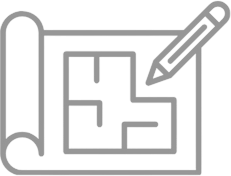
#> input picture assets/images/design-icon.png, 231 x 176 px, found by its file name
$ python crop_all_logos.py
#> lines starting #> are read from the running program, lines starting #| are printed output that depends on the picture
import os
import glob
from PIL import Image

def tight_crop(image_path):
#> called with image_path = 'assets/images/design-icon.png'
    if not os.path.exists(image_path):
        return

    try:
        img = Image.open(image_path).convert("RGBA")
#> img is the input picture: PIL image 231x176 RGBA; mean R, G, B, A 49.8, 49.8, 49.8, 58
    except Exception as e:
        return

    width, height = img.size
#> width = 231; height = 176

    # Get bounding box based on alpha channel (> 5)
    alpha = img.split()[3]
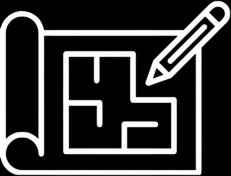
#> alpha: PIL image 231x176 L; min 0, max 255, mean 58
    bbox = alpha.point(lambda p: 255 if p > 5 else 0).getbbox()
#> bbox = (0, 0, 231, 176)

    if not bbox:
        return

    # If the bbox is smaller than the original image, crop it!
    if bbox != (0, 0, width, height):
        cropped = img.crop(bbox)
        cropped.save(image_path, "PNG")
        print(f"Cropped {os.path.basename(image_path)}: {width}x{height} -> {cropped.width}x{cropped.height}")
    else:
        print(f"Already tight: {os.path.basename(image_path)} ({width}x{height})")
#| Already tight: design-icon.png (231x176)

if __name__ == "__main__":
    targets = [
        "assets/images/design-icon.png",
        "assets/images/launch-icon.png",
        "assets/images/sell-icon.png",
        "assets/images/banyan.png",
        "assets/images/banyan-cropped.png",
        "assets/images/ellington.png",
        "assets/images/ellington-cropped.png",
        "assets/images/regus.png",
        "assets/images/regus-cropped.png",
        "assets/images/logosold_white.png",
        "assets/images/footer_logo.png",
        "assets/images/fter_logo.png"
    ]
    for target in targets:
        tight_crop(target)
#> pass 2 of the loop `for target in targets:`:
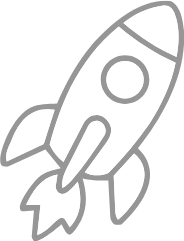
#> input picture assets/images/launch-icon.png, 184 x 241 px, found by its file name
#> in tight_crop, img is the input picture: PIL image 184x241 RGBA; mean R, G, B, A 91.5, 91.5, 91.5, 53.7
#> in tight_crop (call 2), `alpha = img.split()[3]`:
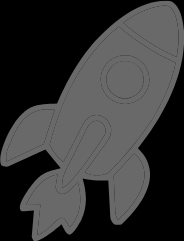
#> alpha: PIL image 184x241 L; min 0, max 105, mean 53.7
#> bbox = (0, 0, 184, 241)
#| Already tight: launch-icon.png (184x241)
#> pass 3 of the loop `for target in targets:`:
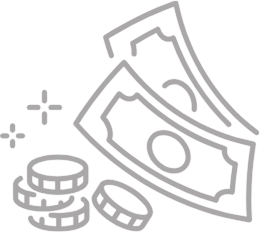
#> input picture assets/images/sell-icon.png, 260 x 232 px, found by its file name
#> in tight_crop, img is the input picture: PIL image 260x232 RGBA; mean R, G, B, A 50.3, 49.9, 50.1, 51.3
#> in tight_crop (call 3), `alpha = img.split()[3]`:
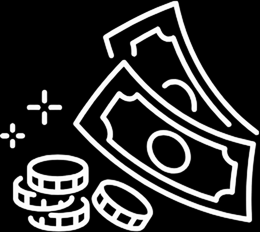
#> alpha: PIL image 260x232 L; min 0, max 255, mean 51.3
#> bbox = (0, 0, 260, 232)
#| Already tight: sell-icon.png (260x232)
#> the loop made 12 passes; the first 3 are shown
